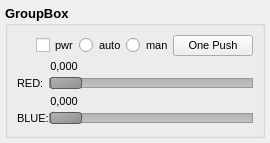
<?xml version="1.0" encoding="UTF-8"?>
<ui version="4.0">
 <class>DC1394SliderWB</class>
 <widget class="QWidget" name="DC1394SliderWB">
  <property name="geometry">
   <rect>
    <x>0</x>
    <y>0</y>
    <width>270</width>
    <height>141</height>
   </rect>
  </property>
  <property name="windowTitle">
   <string>Form</string>
  </property>
  <layout class="QGridLayout" name="gridLayout_3">
   <property name="leftMargin">
    <number>5</number>
   </property>
   <property name="topMargin">
    <number>5</number>
   </property>
   <property name="rightMargin">
    <number>5</number>
   </property>
   <property name="bottomMargin">
    <number>5</number>
   </property>
   <property name="spacing">
    <number>5</number>
   </property>
   <item row="0" column="0">
    <widget class="QGroupBox" name="label">
     <property name="font">
      <font>
       <pointsize>10</pointsize>
       <weight>75</weight>
       <bold>true</bold>
      </font>
     </property>
     <property name="title">
      <string>GroupBox</string>
     </property>
     <layout class="QGridLayout" name="gridLayout_2">
      <item row="0" column="0">
       <widget class="QWidget" name="widget" native="true">
        <property name="font">
         <font>
          <pointsize>8</pointsize>
          <weight>50</weight>
          <bold>false</bold>
         </font>
        </property>
        <layout class="QGridLayout" name="gridLayout">
         <property name="leftMargin">
          <number>0</number>
         </property>
         <property name="topMargin">
          <number>0</number>
         </property>
         <property name="rightMargin">
          <number>0</number>
         </property>
         <property name="bottomMargin">
          <number>0</number>
         </property>
         <property name="spacing">
          <number>0</number>
         </property>
         <item row="0" column="0" colspan="2">
          <layout class="QHBoxLayout" name="horizontalLayout_2" stretch="10">
           <item>
            <layout class="QHBoxLayout" name="horizontalLayout">
             <item>
              <spacer name="horizontalSpacer">
               <property name="orientation">
                <enum>Qt::Horizontal</enum>
               </property>
               <property name="sizeHint" stdset="0">
                <size>
                 <width>40</width>
                 <height>20</height>
                </size>
               </property>
              </spacer>
             </item>
             <item>
              <widget class="QCheckBox" name="pPwr">
               <property name="text">
                <string>pwr</string>
               </property>
              </widget>
             </item>
             <item>
              <widget class="QRadioButton" name="pRBa">
               <property name="text">
                <string>auto</string>
               </property>
              </widget>
             </item>
             <item>
              <widget class="QRadioButton" name="pRBm">
               <property name="text">
                <string>man</string>
               </property>
              </widget>
             </item>
             <item>
              <widget class="QPushButton" name="m_OnePush">
               <property name="text">
                <string>One Push</string>
               </property>
              </widget>
             </item>
            </layout>
           </item>
          </layout>
         </item>
         <item row="1" column="1">
          <widget class="QWidget" name="_lblValueRed" native="true">
           <property name="minimumSize">
            <size>
             <width>0</width>
             <height>20</height>
            </size>
           </property>
           <widget class="QLabel" name="lblValueRed">
            <property name="geometry">
             <rect>
              <x>0</x>
              <y>0</y>
              <width>30</width>
              <height>20</height>
             </rect>
            </property>
            <property name="text">
             <string>0,000</string>
            </property>
            <property name="alignment">
             <set>Qt::AlignCenter</set>
            </property>
           </widget>
          </widget>
         </item>
         <item row="2" column="0">
          <widget class="QLabel" name="label_2">
           <property name="text">
            <string>RED:</string>
           </property>
          </widget>
         </item>
         <item row="2" column="1">
          <widget class="QSlider" name="m_SliderRed">
           <property name="enabled">
            <bool>true</bool>
           </property>
           <property name="styleSheet">
            <string notr="true">QSlider::groove:horizontal:enabled {
     border: 1px solid #999999;
     height: 8px; /* the groove expands to the size of the slider by default. by giving it a height, it has a fixed size */
     background: qlineargradient(x1:0, y1:0, x2:0, y2:1, stop:0 #B1B1B1, stop:1 #c4c4c4);
     margin: 2px 0;
 }

QSlider::groove:horizontal:disabled {
     border: 1px solid #c8c8c8;
     height: 8px; /* the groove expands to the size of the slider by default. by giving it a height, it has a fixed size */
     background: qlineargradient(x1:0, y1:0, x2:0, y2:1, stop:0 #f0f0f0, stop:1 #dcdcdc);
     margin: 2px 0;
 }

 QSlider::handle:horizontal:enabled {
     background: qlineargradient(x1:0, y1:0, x2:1, y2:1, stop:0 #b4b4b4, stop:1 #8f8f8f);
     border: 1px solid #5c5c5c;
     width: 30px;
     margin: -2px 0; /* handle is placed by default on the contents rect of the groove. Expand outside the groove */
     border-radius: 3px;
 }


 QSlider::handle:horizontal:disabled {
     background: qlineargradient(x1:0, y1:0, x2:1, y2:1, stop:0 #e6e6e6, stop:1 #c8c8c8);
     border: 1px solid #c8c8c8;
     width: 30px;
     margin: -2px 0; /* handle is placed by default on the contents rect of the groove. Expand outside the groove */
     border-radius: 3px;
 }</string>
           </property>
           <property name="maximum">
            <number>1000</number>
           </property>
           <property name="tracking">
            <bool>true</bool>
           </property>
           <property name="orientation">
            <enum>Qt::Horizontal</enum>
           </property>
          </widget>
         </item>
         <item row="3" column="1">
          <widget class="QWidget" name="_lblValueBlue" native="true">
           <property name="minimumSize">
            <size>
             <width>0</width>
             <height>20</height>
            </size>
           </property>
           <widget class="QLabel" name="lblValueBlue">
            <property name="geometry">
             <rect>
              <x>0</x>
              <y>0</y>
              <width>30</width>
              <height>20</height>
             </rect>
            </property>
            <property name="text">
             <string>0,000</string>
            </property>
            <property name="alignment">
             <set>Qt::AlignCenter</set>
            </property>
           </widget>
          </widget>
         </item>
         <item row="4" column="0">
          <widget class="QLabel" name="label_3">
           <property name="text">
            <string>BLUE:</string>
           </property>
          </widget>
         </item>
         <item row="4" column="1">
          <widget class="QSlider" name="m_SliderBlue">
           <property name="enabled">
            <bool>true</bool>
           </property>
           <property name="styleSheet">
            <string notr="true">QSlider::groove:horizontal:enabled {
     border: 1px solid #999999;
     height: 8px; /* the groove expands to the size of the slider by default. by giving it a height, it has a fixed size */
     background: qlineargradient(x1:0, y1:0, x2:0, y2:1, stop:0 #B1B1B1, stop:1 #c4c4c4);
     margin: 2px 0;
 }

QSlider::groove:horizontal:disabled {
     border: 1px solid #c8c8c8;
     height: 8px; /* the groove expands to the size of the slider by default. by giving it a height, it has a fixed size */
     background: qlineargradient(x1:0, y1:0, x2:0, y2:1, stop:0 #f0f0f0, stop:1 #dcdcdc);
     margin: 2px 0;
 }

 QSlider::handle:horizontal:enabled {
     background: qlineargradient(x1:0, y1:0, x2:1, y2:1, stop:0 #b4b4b4, stop:1 #8f8f8f);
     border: 1px solid #5c5c5c;
     width: 30px;
     margin: -2px 0; /* handle is placed by default on the contents rect of the groove. Expand outside the groove */
     border-radius: 3px;
 }


 QSlider::handle:horizontal:disabled {
     background: qlineargradient(x1:0, y1:0, x2:1, y2:1, stop:0 #e6e6e6, stop:1 #c8c8c8);
     border: 1px solid #c8c8c8;
     width: 30px;
     margin: -2px 0; /* handle is placed by default on the contents rect of the groove. Expand outside the groove */
     border-radius: 3px;
 }</string>
           </property>
           <property name="maximum">
            <number>1000</number>
           </property>
           <property name="tracking">
            <bool>true</bool>
           </property>
           <property name="orientation">
            <enum>Qt::Horizontal</enum>
           </property>
          </widget>
         </item>
        </layout>
       </widget>
      </item>
     </layout>
    </widget>
   </item>
  </layout>
 </widget>
 <resources/>
 <connections/>
</ui>
